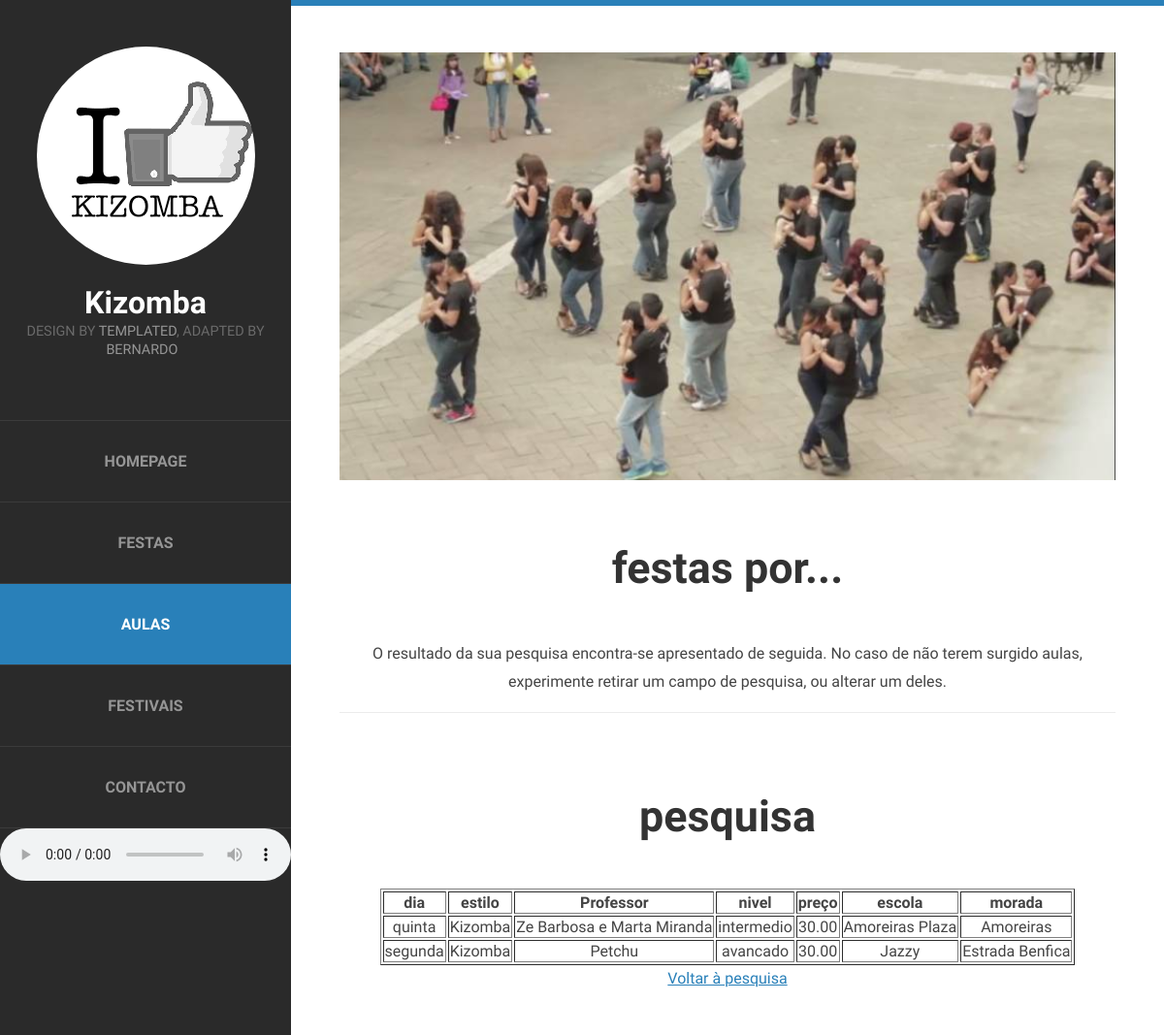
Page /aulas_result.php on the committed database.
### tables this page shows
create table aula(
	nome_escola varchar(255),
	nome_prof varchar(255),
	dia_semana varchar(255),
	estilo varchar(255),
	preco decimal(5,2),
	nivel varchar(255),
	primary key(nome_escola, nome_prof),
	foreign key(nome_escola) references Escola_danca(nome),
	foreign key(nome_prof) references Professor(nome));

create table Escola_danca(
	nome varchar(255),
	morada varchar(255),
	cidade varchar(255),
	primary key(nome));

### web/aulas_result.php (the view, shortened to what this page needs)
<!DOCTYPE html PUBLIC "-//W3C//DTD XHTML 1.0 Strict//EN" "http://www.w3.org/TR/xhtml1/DTD/xhtml1-strict.dtd">
<html xmlns="http://www.w3.org/1999/xhtml">
<head>
<link href="default.css" rel="stylesheet" type="text/css" media="all" />
<link href="fonts.css" rel="stylesheet" type="text/css" media="all" />
</head>
<body>
<div id="page" class="container">
	<div id="header">
		<div id="logo">
			<img src="images.png" alt="" />
			<h1><a href="#">Kizomba</a></h1>
			<span>Design by <a href="http://templated.co" rel="nofollow">TEMPLATED</a>, adapted by <a href="https://pt.linkedin.com/in/bernardo-gomes-759391b5" rel="nofollow">Bernardo</a></span>
		</div>
		<div id="menu">
			<ul>
				<li><a href="index.php" accesskey="1" title="">Homepage</a></li>
				<li><a href="festas.php" accesskey="2" title="">Festas</a></li>
				<li class="current_page_item"><a href="aulas.php" accesskey="3" title="">Aulas</a></li>
				<li><a href="festivais.php" accesskey="4" title="">Festivais</a></li>
				<li><a href="contact.html" accesskey="5" title="">Contacto</a></li>
				<li>
					<audio controls>
						<source src="my_plylist.mp3" type="audio/mpeg">
					</audio>
				</li>
			</ul>
		</div>
	</div>
	<div id="main">
		<div id="banner">
			<img src="flashmob.jpg" alt="" class="image-full" />
		</div>
		<div id="welcome">
			<div class="title">
				<h2>Festas por...</h2>
			</div>
			<p>O resultado da sua pesquisa encontra-se apresentado de seguida. No caso de não terem surgido aulas, experimente retirar um campo de pesquisa, ou alterar um deles.</p>
		</div>
		<div id="featured">
			<div class="title">
				<h2>Pesquisa</h2>
			</div>
				<?php
					$host = "db.ist.utl.pt";
					$user = "ist175573";
					$pass = "swex6595";
					$dsn = "mysql:host=$host;dbname=$user";
					try
					{
						$connection = new PDO($dsn, $user, $pass);
					}
					catch(PDOException $exception)
					{
						echo("<p>Error: ");
						echo($exception->getMessage());
						echo("</p>");
						exit();
					}
					$dia=$_REQUEST['dia_semana'];
					$estilo=$_REQUEST['estilo'];
					$cidade=$_REQUEST['local'];
					$prof=$_REQUEST['prof'];
					$nivel=$_REQUEST['nivel'];
					$sql="select a.dia_semana, a.estilo, a.nome_prof, a.nivel, a.preco, e.nome, e.morada
							from aula as a, Professor as p, Escola_danca as e
						where a.dia_semana like '%$dia%'
						and a.estilo like '%$estilo%'
						and a.nivel like '%$nivel%'
						and p.nome like '%$prof%'
						and e.cidade like '%$cidade%'
						and p.nome=a.nome_prof
						and a.nome_escola=e.nome;";
					$result = $connection->query($sql);
					$nrows= $result->rowCount();
					if($nrows!=0)
					{
						echo("<table border=\"1\" align=\"center\">");
						echo("<tr><td><strong>dia</strong></td><td><strong>estilo</strong></td><td><strong>Professor</strong></td><td><strong>nivel</strong></td><td><strong>preço</strong></td><td><strong>escola</strong></td><td><strong>morada</strong></td></tr>");
						foreach($result as $row)
						{
							echo("<tr><td>");
							echo($row['dia_semana']);
							echo("</td><td>");
							echo($row['estilo']);
							echo("</td><td>");
							echo($row['nome_prof']);
							echo("</td><td>");
							echo($row['nivel']);
							echo("</td><td>");
							echo($row['preco']);
							echo("</td><td>");
							echo($row['nome']);
							echo("</td><td>");
							echo($row['morada']);
							echo("</td></tr>");
						}
						echo("</table>");
					}
					else
					{
							echo("<p>Não há aulas com os requesitos pretendidos</p>");
					}
				?>
				<p><a href="aulas.php" accesskey="2" title="">Voltar à pesquisa</a></p>
			</div>
		</div>
	</div>
</body>
</html>

### web/default.css (style rules this page uses)
html, body { height: 100%; }
body { margin: 0px; padding: 0px; background: #202020; font-family: 'Source Sans Pro', sans-serif; font-size: 12pt; font-weight: 300; color: #444444; }
h1, h2, h3 { margin: 0; padding: 0; font-weight: 600; color: #333333; }
p, ol, ul { margin-top: 0; }
ol, ul { padding: 0; list-style: none; }
p { line-height: 180%; }
a { color: #2980b9; }
.container { overflow: hidden; margin: 0em auto; width: 1200px; }
.image-full { display: block; width: 100%; margin: 0 0 2em 0; }
.box1, .box2, .box3, { float: left; margin-right: 20px; }
.boxA, .boxB, { float: left; margin-right: 20px; }
.title { margin-bottom: 3em; }
.title h2 { text-transform: lowercase; font-size: 2.8em; }
#header { position: relative; float: left; width: 300px; padding: 3em 0em; }
#logo { text-align: center; margin-bottom: 4em; }
#logo h1 { display: block; }
#logo a { text-decoration: none; color: #FFF; }
#logo span { padding-right: 0.5em; text-transform: uppercase; font-size: 0.90em; color: rgba(255,255,255,0.3); }
#logo span a { color: rgba(255,255,255,0.5); }
#logo img { display: inline-block; margin-bottom: 1em; border-radius: 50%; }
#menu li { border-top: 1px solid rgba(255,255,255,0.08); }
#menu li a, #menu li span { display: block; padding: 2em 1.5em; text-align: center; text-decoration: none; text-transform: uppercase; font-weight: 700; color: rgba(255,255,255,0.5); }
#menu .current_page_item a { background: #2980b9; color: rgba(255,255,255,1); }
#banner { margin-bottom: 4em; }
#page { background: #2a2a2a; }
#main { overflow: hidden; float: right; width: 800px; padding: 3em 50px 5em 50px; background: #FFF; border-top: 6px solid #2980b9; text-align: center; }
#featured { overflow: hidden; margin-bottom: 3em; padding-top: 5em; border-top: 1px solid rgba(0,0,0,0.08); }

### rows in the picture
aula: dia_semana "quinta", estilo "Kizomba", nome_prof "Ze Barbosa e Marta Miranda", nivel "intermedio", preco "30.00", nome_escola.nome "Amoreiras Plaza", nome_escola.morada "Amoreiras"
aula: dia_semana "segunda", estilo "Kizomba", nome_prof "Petchu", nivel "avancado", preco "30.00", nome_escola.nome "Jazzy", nome_escola.morada "Estrada Benfica"
